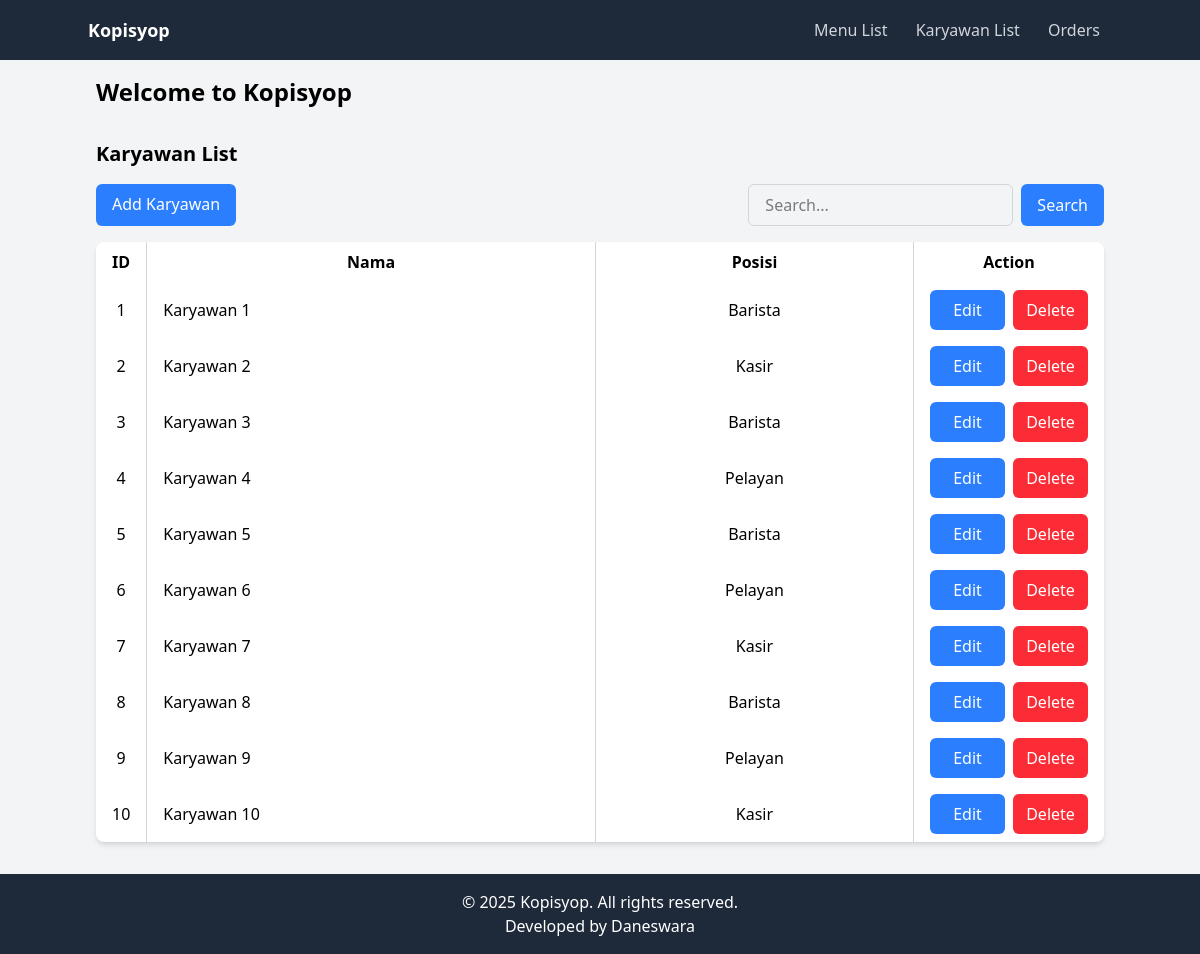
Page /?page=karyawan on the committed database.
### tables this page shows
CREATE TABLE `karyawan` (
  `ID` int(11) NOT NULL,
  `nama` varchar(255) NOT NULL,
  `posisi` varchar(255) NOT NULL
);

### config.php (called while the page is built, shortened)
<?php
class Database {
    private $host = "localhost";
    private $username = "root";
    private $password = "";
    private $dbname = "kopisyop";
    public function __construct() {
        try {
            $this->conn = new PDO("mysql:host=$this->host;dbname=$this->dbname", $this->username, $this->password);
        } catch (PDOException $e) {
            echo "Connection failed: " . $e->getMessage();
        }
    }
}
?>

### class/Karyawan.php (called while the page is built, shortened)
<?php
require_once 'config.php';
class Member {
    private $db;
    public function __construct() {
        $this->db = (new Database())->conn;
    }
    public function getAllKaryawan() {
        $stmt = $this->db->query("SELECT * FROM karyawan");
        return $stmt->fetchAll(PDO::FETCH_ASSOC);
    }
}
?>

### view/karyawan.php (the view, shortened to what this page needs)
<?php
if (isset($_GET['search'])) $items = $karyawan->searchKaryawan($_GET['search']);
else $items = $karyawan->getAllKaryawan();
?>
<div>
    <div class="text-xl font-bold mb-4">Karyawan List</div>
    <div class="flex justify-between mb-4">
        <a href="?page=karyawan_form" class="bg-blue-500 text-white px-4 py-2 rounded-md">Add Karyawan</a>
        <form action="?search=" method="get" class="flex gap-2">
            <input type="text" name="search" placeholder="Search..." class="border border-gray-300 rounded-md px-4 py-2">
            <button type="submit" class="bg-blue-500 text-white px-4 py-2 rounded-md">Search</button>
        </form>
</div>
<table class="w-full bg-white rounded-lg shadow-md border-separate"
    style="border-collapse: collapse;" id="table_container"
>
    <thead>
        <tr>
            <th class="py-2 px-4 w-[50px] border-r border-gray-300">ID</th>
            <th class="py-2 px-4 w-auto border-r border-gray-300">Nama</th>
            <th class="py-2 px-4 w-auto border-r border-gray-300">Posisi</th>
            <th class="py-2 px-4 w-[190px]">Action</th>
        </tr>
    </thead>
    <tbody>
        <?php $num = 1; ?>
        <?php foreach ($items as $item): ?>
            <tr>
                <td class="py-2 px-4 text-center w-[50px] border-r border-gray-300"><?php echo $num++; ?></td>
                <td class="py-2 px-4 w-auto border-r border-gray-300"><?php echo $item['nama']; ?></td>
                <td class="py-2 px-4 text-center w-auto border-r border-gray-300"><?php echo $item['posisi']; ?></td>
                <td class="py-2 px-4 w-[190] flex gap-2">
                    <a href="?page=karyawan_form&id=<?php echo $item['ID']; ?>" class="w-[75px] text-center p-2 bg-blue-500 text-white rounded-md">Edit</a>
                    <a href="?page=karyawan&action=delete&id=<?php echo $item['ID']; ?>" onclick="return confirm('Are you sure you want to delete this karyawan?');" class="w-[75px] text-center p-2 bg-red-500 text-white rounded-md">Delete</a>
                </td>
            </tr>
        <?php endforeach; ?>
    </tbody>
</table>

### rows in the picture
karyawan: nama "Karyawan 1", posisi "Barista"
karyawan: nama "Karyawan 2", posisi "Kasir"
karyawan: nama "Karyawan 3", posisi "Barista"
karyawan: nama "Karyawan 4", posisi "Pelayan"
karyawan: nama "Karyawan 5", posisi "Barista"
karyawan: nama "Karyawan 6", posisi "Pelayan"
karyawan: nama "Karyawan 7", posisi "Kasir"
karyawan: nama "Karyawan 8", posisi "Barista"
karyawan: nama "Karyawan 9", posisi "Pelayan"
karyawan: nama "Karyawan 10", posisi "Kasir"
